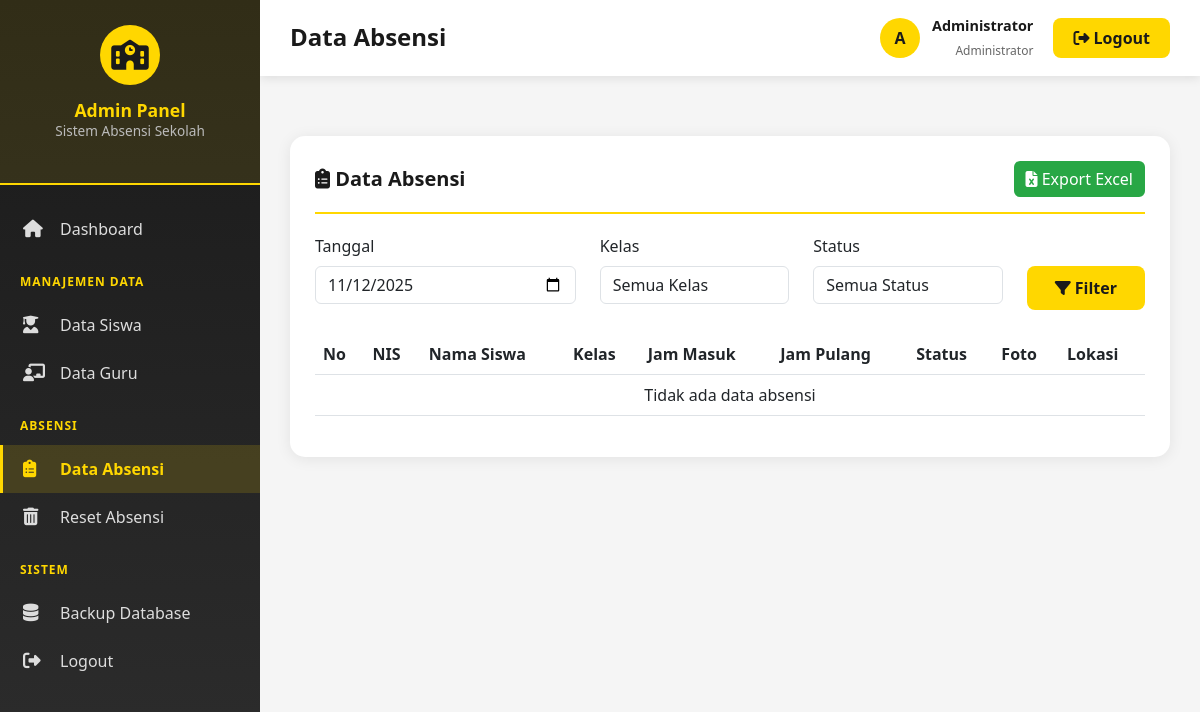
The page /admin/data_absensi.php (signed in) on the database as committed earlier.
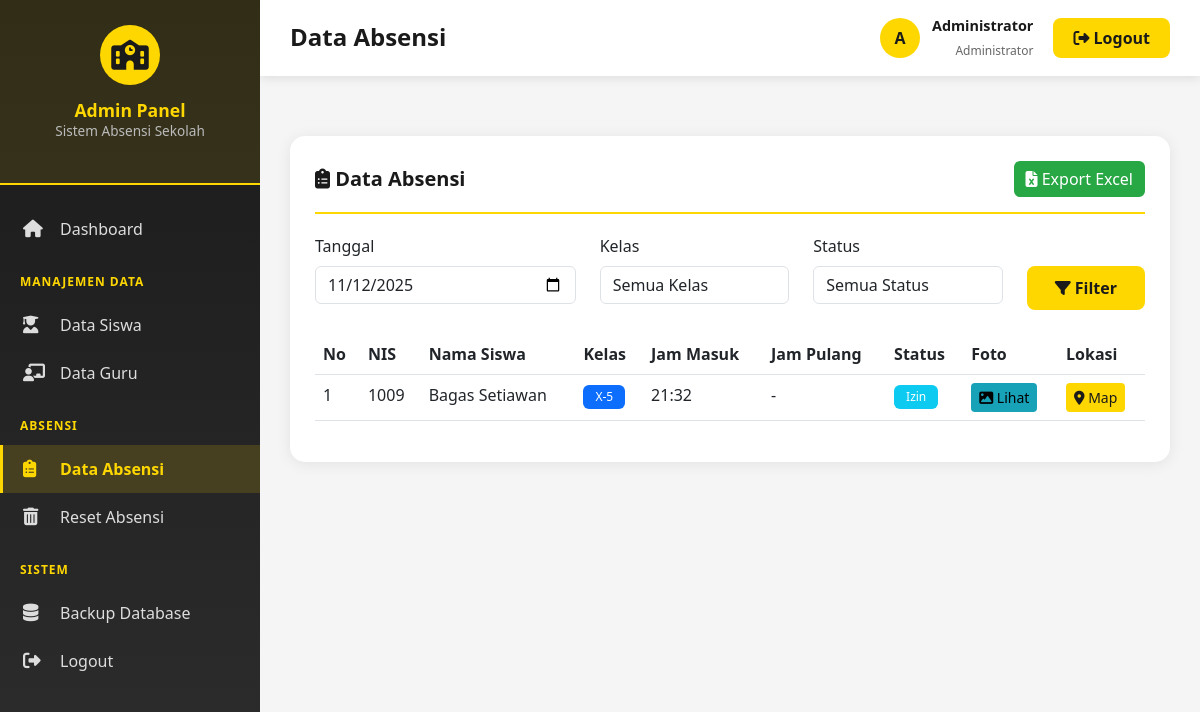
The same page on the database as committed later.
### tables this page shows
CREATE TABLE `absensi_lengkap` (
  `id_absensi` int(11) NOT NULL,
  `id_siswa` int(11) NOT NULL,
  `tanggal` date NOT NULL,
  `jam_masuk` time DEFAULT NULL,
  `jam_pulang` time DEFAULT NULL,
  `foto_masuk` varchar(255) DEFAULT NULL,
  `foto_pulang` varchar(255) DEFAULT NULL,
  `lokasi` varchar(100) DEFAULT NULL,
  `keterangan` text DEFAULT NULL,
  `status` enum('Hadir','Izin','Sakit','Alfa') DEFAULT 'Hadir'
);

CREATE TABLE `siswa` (
  `id_siswa` int(11) NOT NULL,
  `nama_siswa` varchar(100) NOT NULL,
  `nis` varchar(20) NOT NULL,
  `kelas` varchar(20) NOT NULL,
  `jurusan` varchar(50) DEFAULT NULL,
  `username` varchar(50) NOT NULL,
  `password` varchar(255) NOT NULL,
  `jenis_kelamin` enum('L','P') NOT NULL,
  `tempat_lahir` varchar(50) DEFAULT NULL,
  `tanggal_lahir` date DEFAULT NULL,
  `alamat` text DEFAULT NULL,
  `no_telp` varchar(15) DEFAULT NULL,
  `email` varchar(50) DEFAULT NULL,
  `nama_wali` varchar(100) DEFAULT NULL,
  `no_telp_wali` varchar(15) DEFAULT NULL,
  `foto_profil` varchar(255) DEFAULT 'default.jpg'
);

### admin/data_absensi.php (the view, shortened to what this page needs)
<?php
require_once 'includes/header.php';
$filter_date = isset($_GET['tanggal']) ? $_GET['tanggal'] : date('Y-m-d');
$where = "WHERE a.tanggal = '$filter_date'";
$sql = "SELECT a.*, s.nama_siswa, s.nis, s.kelas
        FROM absensi_lengkap a
        JOIN siswa s ON a.id_siswa = s.id_siswa
        $where
        ORDER BY s.nama_siswa ASC";
$absensi = $conn->query($sql);
?>
<div class="table-card">
    <div class="table-header">
        <h5><i class="fas fa-clipboard-list"></i> Data Absensi</h5>
        <div>
            <a href="?<?php echo http_build_query(array_merge($_GET, ['export' => '1'])); ?>" class="btn btn-success">
                <i class="fas fa-file-excel"></i> Export Excel
            </a>
        </div>
    </div>
    <div class="row mb-4">
        <div class="col-md-4">
            <label class="form-label">Tanggal</label>
            <input type="date" id="filter_tanggal" class="form-control" value="<?php echo $filter_date; ?>">
        </div>
        <div class="col-md-3">
            <label class="form-label">Kelas</label>
            <select id="filter_kelas" class="form-control">
                <option value="">Semua Kelas</option>
            </select>
        </div>
        <div class="col-md-3">
            <label class="form-label">Status</label>
            <select id="filter_status" class="form-control">
                <option value="">Semua Status</option>
            </select>
        </div>
        <div class="col-md-2">
            <label class="form-label">&nbsp;</label>
            <button onclick="applyFilter()" class="btn btn-primary w-100">
                <i class="fas fa-filter"></i> Filter
            </button>
        </div>
    </div>
    <div class="table-responsive">
        <table class="table table-hover data-table">
            <thead>
                <tr>
                    <th>No</th>
                    <th>NIS</th>
                    <th>Nama Siswa</th>
                    <th>Kelas</th>
                    <th>Jam Masuk</th>
                    <th>Jam Pulang</th>
                    <th>Status</th>
                    <th>Foto</th>
                    <th>Lokasi</th>
                </tr>
            </thead>
            <tbody>
                <?php
                $no = 1;
                if ($absensi->num_rows > 0):
                    while($row = $absensi->fetch_assoc()):
                        $badge_class = '';
                        switch($row['status']) {
                            case 'Izin': $badge_class = 'bg-info'; break;
                        }
                ?>
                    <tr>
                        <td><?php echo $no++; ?></td>
                        <td><?php echo $row['nis']; ?></td>
                        <td><?php echo $row['nama_siswa']; ?></td>
                        <td><span class="badge bg-primary"><?php echo $row['kelas']; ?></span></td>
                        <td><?php echo $row['jam_masuk'] ? date('H:i', strtotime($row['jam_masuk'])) : '-'; ?></td>
                        <td><?php echo $row['jam_pulang'] ? date('H:i', strtotime($row['jam_pulang'])) : '-'; ?></td>
                        <td><span class="badge <?php echo $badge_class; ?>"><?php echo $row['status']; ?></span></td>
                        <td>
                            <?php if ($row['foto_masuk']): ?>
                                <button class="btn btn-sm btn-info" onclick="showPhoto('<?php echo UPLOAD_URL . $row['foto_masuk']; ?>')">
                                    <i class="fas fa-image"></i> Lihat
                                </button>
                            <?php else: ?>
                                -
                            <?php endif; ?>
                        </td>
                        <td>
                            <?php if ($row['lokasi']): ?>
                                <button class="btn btn-sm btn-warning" onclick="showMap('<?php echo $row['lokasi']; ?>')">
                                    <i class="fas fa-map-marker-alt"></i> Map
                                </button>
                            <?php else: ?>
                                -
                            <?php endif; ?>
                        </td>
                    </tr>
                <?php
                    endwhile;
                else:
                ?>
                    <tr>
                        <td colspan="9" class="text-center">Tidak ada data absensi</td>
                    </tr>
                <?php endif; ?>
            </tbody>
        </table>
    </div>
</div>
<?php require_once 'includes/footer.php'; ?>

Rows that differ between the two databases and show on the page:
added absensi_lengkap: id_siswa.nis "1009", id_siswa.nama_siswa "Bagas Setiawan", id_siswa.kelas "X-5", jam_masuk "21:32", status "Izin"
Other text that changed with them:
text no longer shown: "Tidak ada data absensi"
